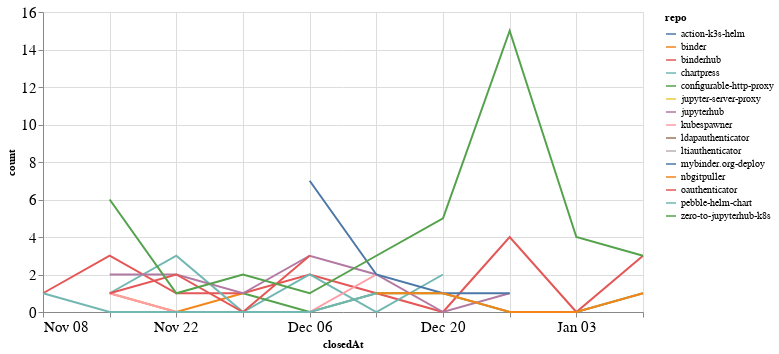

The notebook cell this image was saved under:
### Code cell
closed_by_time = closed_by.groupby('repo').resample('W', on='closedAt').count()['author'].reset_index()
closed_by_time = closed_by_time.rename(columns={'author': 'count'})

alt.Chart(closed_by_time, width=600).mark_line().encode(
    x='closedAt',
    y='count',
    color='repo',
    tooltip="repo"
)

### Figure 1 — Vega-Lite specification as saved in the notebook (floating-point values rounded to 4 significant figures)
{"config": {"axisLeft": {"labelFontSize": 15}, "axisBottom": {"labelFontSize": 15}}, "data": {"name": "data-95be330657882a47a9b645214519d44c"}, "mark": "line", "encoding": {"color": {"type": "nominal", "field": "repo"}, "tooltip": {"type": "nominal", "field": "repo"}, "x": {"type": "temporal", "field": "closedAt"}, "y": {"type": "quantitative", "field": "count"}}, "width": 600, "$schema": "https://vega.github.io/schema/vega-lite/v4.8.1.json", "datasets": {"data-95be330657882a47a9b645214519d44c": [{"repo": "action-k3s-helm", "closedAt": "2021-01-03T00:00:00", "count": 4}, {"repo": "binder", "closedAt": "2020-11-15T00:00:00", "count": 1}, {"repo": "binder", "closedAt": "2020-11-22T00:00:00", "count": 0}, {"repo": "binder", "closedAt": "2020-11-29T00:00:00", "count": 1}, {"repo": "binderhub", "closedAt": "2020-11-08T00:00:00", "count": 1}, {"repo": "binderhub", "closedAt": "2020-11-15T00:00:00", "count": 3}, {"repo": "binderhub", "closedAt": "2020-11-22T00:00:00", "count": 1}, {"repo": "binderhub", "closedAt": "2020-11-29T00:00:00", "count": 1}, {"repo": "binderhub", "closedAt": "2020-12-06T00:00:00", "count": 2}, {"repo": "binderhub", "closedAt": "2020-12-13T00:00:00", "count": 1}, {"repo": "binderhub", "closedAt": "2020-12-20T00:00:00", "count": 0}, {"repo": "binderhub", "closedAt": "2020-12-27T00:00:00", "count": 4}, {"repo": "binderhub", "closedAt": "2021-01-03T00:00:00", "count": 0}, {"repo": "binderhub", "closedAt": "2021-01-10T00:00:00", "count": 3}, {"repo": "chartpress", "closedAt": "2020-11-15T00:00:00", "count": 1}, {"repo": "chartpress", "closedAt": "2020-11-22T00:00:00", "count": 3}, {"repo": "chartpress", "closedAt": "2020-11-29T00:00:00", "count": 0}, {"repo": "chartpress", "closedAt": "2020-12-06T00:00:00", "count": 2}, {"repo": "chartpress", "closedAt": "2020-12-13T00:00:00", "count": 0}, {"repo": "chartpress", "closedAt": "2020-12-20T00:00:00", "count": 2}, {"repo": "configurable-http-proxy", "closedAt": "2020-11-29T00:00:00", "count": 1}, {"repo": "configurable-http-proxy", "closedAt": "2020-12-06T00:00:00", "count": 0}, {"repo": "configurable-http-proxy", "closedAt": "2020-12-13T00:00:00", "count": 1}, {"repo": "configurable-http-proxy", "closedAt": "2020-12-20T00:00:00", "count": 1}, {"repo": "configurable-http-proxy", "closedAt": "2020-12-27T00:00:00", "count": 0}, {"repo": "configurable-http-proxy", "closedAt": "2021-01-03T00:00:00", "count": 0}, {"repo": "configurable-http-proxy", "closedAt": "2021-01-10T00:00:00", "count": 1}, {"repo": "jupyter-server-proxy", "closedAt": "2021-01-10T00:00:00", "count": 2}, {"repo": "jupyterhub", "closedAt": "2020-11-15T00:00:00", "count": 2}, {"repo": "jupyterhub", "closedAt": "2020-11-22T00:00:00", "count": 2}, {"repo": "jupyterhub", "closedAt": "2020-11-29T00:00:00", "count": 1}, {"repo": "jupyterhub", "closedAt": "2020-12-06T00:00:00", "count": 3}, {"repo": "jupyterhub", "closedAt": "2020-12-13T00:00:00", "count": 2}, {"repo": "jupyterhub", "closedAt": "2020-12-20T00:00:00", "count": 0}, {"repo": "jupyterhub", "closedAt": "2020-12-27T00:00:00", "count": 1}, {"repo": "kubespawner", "closedAt": "2020-11-15T00:00:00", "count": 1}, {"repo": "kubespawner", "closedAt": "2020-11-22T00:00:00", "count": 0}, {"repo": "kubespawner", "closedAt": "2020-11-29T00:00:00", "count": 0}, {"repo": "kubespawner", "closedAt": "2020-12-06T00:00:00", "count": 0}, {"repo": "kubespawner", "closedAt": "2020-12-13T00:00:00", "count": 2}, {"repo": "ldapauthenticator", "closedAt": "2020-12-13T00:00:00", "count": 1}, {"repo": "ltiauthenticator", "closedAt": "2020-12-06T00:00:00", "count": 1}, {"repo": "mybinder.org-deploy", "closedAt": "2020-12-06T00:00:00", "count": 7}, {"repo": "mybinder.org-deploy", "closedAt": "2020-12-13T00:00:00", "count": 2}, {"repo": "mybinder.org-deploy", "closedAt": "2020-12-20T00:00:00", "count": 1}, {"repo": "mybinder.org-deploy", "closedAt": "2020-12-27T00:00:00", "count": 1}, {"repo": "nbgitpuller", "closedAt": "2020-12-13T00:00:00", "count": 1}, {"repo": "nbgitpuller", "closedAt": "2020-12-20T00:00:00", "count": 1}, {"repo": "nbgitpuller", "closedAt": "2020-12-27T00:00:00", "count": 0}, {"repo": "nbgitpuller", "closedAt": "2021-01-03T00:00:00", "count": 0}, {"repo": "nbgitpuller", "closedAt": "2021-01-10T00:00:00", "count": 1}, {"repo": "oauthenticator", "closedAt": "2020-11-15T00:00:00", "count": 1}, {"repo": "oauthenticator", "closedAt": "2020-11-22T00:00:00", "count": 2}, {"repo": "oauthenticator", "closedAt": "2020-11-29T00:00:00", "count": 0}, {"repo": "oauthenticator", "closedAt": "2020-12-06T00:00:00", "count": 3}, {"repo": "pebble-helm-chart", "closedAt": "2020-11-08T00:00:00", "count": 1}, {"repo": "pebble-helm-chart", "closedAt": "2020-11-15T00:00:00", "count": 0}, {"repo": "pebble-helm-chart", "closedAt": "2020-11-22T00:00:00", "count": 0}, {"repo": "pebble-helm-chart", "closedAt": "2020-11-29T00:00:00", "count": 0}, {"repo": "pebble-helm-chart", "closedAt": "2020-12-06T00:00:00", "count": 0}, {"repo": "pebble-helm-chart", "closedAt": "2020-12-13T00:00:00", "count": 1}, {"repo": "zero-to-jupyterhub-k8s", "closedAt": "2020-11-15T00:00:00", "count": 6}, {"repo": "zero-to-jupyterhub-k8s", "closedAt": "2020-11-22T00:00:00", "count": 1}, {"repo": "zero-to-jupyterhub-k8s", "closedAt": "2020-11-29T00:00:00", "count": 2}, {"repo": "zero-to-jupyterhub-k8s", "closedAt": "2020-12-06T00:00:00", "count": 1}, {"repo": "zero-to-jupyterhub-k8s", "closedAt": "2020-12-13T00:00:00", "count": 3}, {"repo": "zero-to-jupyterhub-k8s", "closedAt": "2020-12-20T00:00:00", "count": 5}, {"repo": "zero-to-jupyterhub-k8s", "closedAt": "2020-12-27T00:00:00", "count": 15}, {"repo": "zero-to-jupyterhub-k8s", "closedAt": "2021-01-03T00:00:00", "count": 4}, {"repo": "zero-to-jupyterhub-k8s", "closedAt": "2021-01-10T00:00:00", "count": 3}]}}
